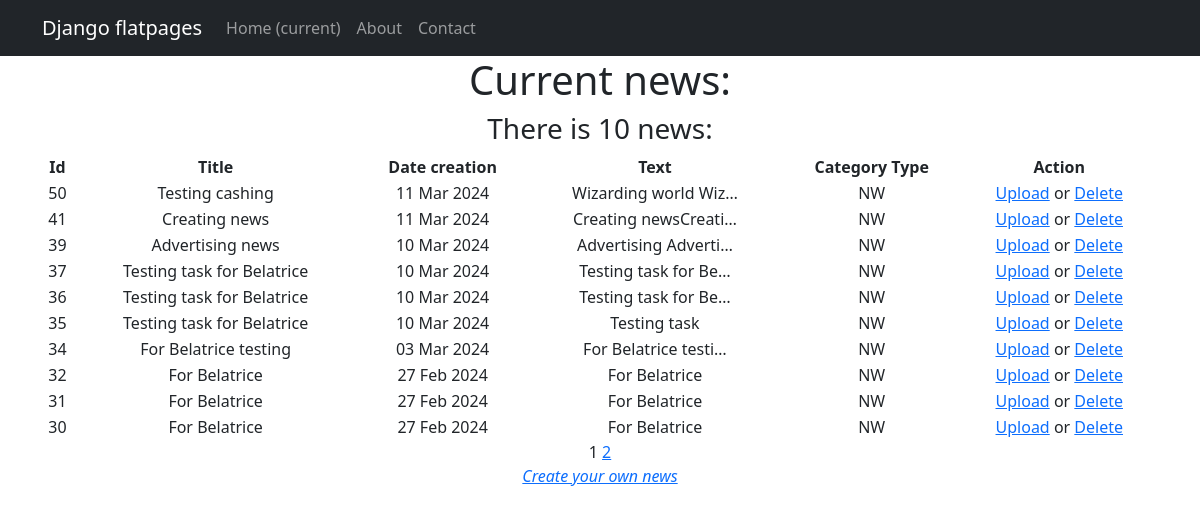
Page /news/ on the committed database.
### newapp/models.py (models this page shows, shortened)
class Post(models.Model):# содержать в себе статьи и новости, которые создают пользователи
    author = models.ForeignKey(Author, on_delete = models.CASCADE)# связь «один ко многим» с моделью Author;
    News = 'NW'# новость
    Article = 'AR'# статья
    CATEGORY_CHOICES = (
        (News, 'Новость'),
        (Article, 'Статья')
    )
    categoryType = models.CharField(max_length = 2, choices = CATEGORY_CHOICES, default = Article)# поле с выбором — «статья» или «новость»;
    dateCreation = models.DateTimeField(auto_now_add = True)# автоматически добавляемая дата и время создания;
    postCategory = models.ManyToManyField(Category, through= 'PostCategory')# связь «многие ко многим» с моделью Category (с дополнительной моделью PostCategory);
    title = models.CharField(max_length= 128) # заголовок статьи/новости;
    text = models.TextField() # текст статьи/новости;
    rating = models.SmallIntegerField(default=0)# рейтинг статьи/новости.

### newapp/views.py (the view)
# urls.py: path('', cache_page(60)(NewsList.as_view()), name='news_list'), #вернет функцию оборачиваемую в декоратор cache_page со временем кэширования 60 сек
class NewsList(ListView):
    model = Post
    ordering = '-dateCreation'
    template_name = 'news_list.html'
    context_object_name = 'news_list'
    paginate_by = 10  # вот так мы можем указать количество записей на странице

### newapp/templatetags/custom_filters.py (called while the page is built)
@register.filter()
def censor(value):
    for word in censor_list:
        value = value.replace(word[1:], '*' * len(word[1:])) #Строковый метод str.replace(old, new[, count]) вернет копию строки,
    return value # Возвращаемое функцией значение подставится в шаблон.

### newapp/templates/news_list.html (shortened to what this page needs)
{% extends 'flatpages/default.html' %}
{% load custom_filters %}
{% block content %}
<h1>Current news:</h1>
<h3>There is {{news_list|length}} news:</h3>
{% if news_list %}
    <table width="100%">
        <tr>
            <td> <b>Id </b> </td>
            <td> <b>Title </b> </td>
            <td> <b>Date creation</b> </td>
            <td> <b>Text</b> </td>
            <td> <b>Category Type</b> </td>
            <td> <b>Action</b> </td>
        </tr>
           {% for one_news in news_list %}
           <tr>
               <td>{{ one_news.id}}</td>
               <td>{{ one_news.title|censor }}</td>
               <td>{{ one_news.dateCreation|date:"d M Y"}}</td>
               <td>{{ one_news.text|truncatechars:20|censor}}</td>
               <td>{{ one_news.categoryType}}</td>
               <td><a href="{% url 'news_update' one_news.id %}">Upload</a> or <a href="{% url 'news_delete' one_news.id %}">Delete</a></td>
           </tr>
           {% endfor %}
    </table>
{% else %}
       <h2>No current news!</h2>
{% endif %}
   {{ page_obj.number }}
   {% if page_obj.has_next %}
       <a href="?page={{ page_obj.next_page_number }}">{{ page_obj.next_page_number }}</a>
   {% endif %}
<footer> <i><a href="{% url 'news_create'%}">Create your own news</a></i></footer>
{% endblock content%}

### newapp/templates/flatpages/default.html (shortened to what this page needs)
<!DOCTYPE html>
<html lang="en">
    <head>
        {% load static %}
        <link href="{% static 'css/styles.css' %}" rel="stylesheet" />
    </head>
    <body>
        {% load cache %}
        {% cache 500 navbar %}
<nav class="navbar navbar-expand-lg navbar-dark bg-dark static-top">
   <div class="container">
       <a class="navbar-brand" href="#">Django flatpages</a>
       <div class="collapse navbar-collapse" id="navbarResponsive">
           <ul class="navbar-nav ml-auto">
               <li class="nav-item active">
                   <a class="nav-link" href="#">Home
                       <span class="sr-only">(current)</span>
                   </a>
               </li>
               <li class="nav-item">
                   <a class="nav-link" href="/about/">About</a>
               </li>
               <li class="nav-item">
                   <a class="nav-link" href="/contacts/">Contact</a>
               </li>
           </ul>
       </div>
   </div>
</nav>
        {% endcache %}
        <div class="container">
            <div class="row">
                <div class="col-lg-12 text-center">
                    {% block content %}{% endblock content %}
                </div>
            </div>
        </div>
    </body>
</html>

### rows in the picture
Post: id "50", title|censor "Testing cashing", dateCreation "11 Mar 2024", text|censor "Wizarding world Wiz…", categoryType "NW"
Post: id "41", title|censor "Creating news", dateCreation "11 Mar 2024", text|censor "Creating newsCreati…", categoryType "NW"
Post: id "39", title|censor "Advertising news", dateCreation "10 Mar 2024", text|censor "Advertising Adverti…", categoryType "NW"
Post: id "37", title|censor "Testing task for Belatrice", dateCreation "10 Mar 2024", text|censor "Testing task for Be…", categoryType "NW"
Post: id "36", title|censor "Testing task for Belatrice", dateCreation "10 Mar 2024", text|censor "Testing task for Be…", categoryType "NW"
Post: id "35", title|censor "Testing task for Belatrice", dateCreation "10 Mar 2024", text|censor "Testing task", categoryType "NW"
Post: id "34", title|censor "For Belatrice testing", dateCreation "03 Mar 2024", text|censor "For Belatrice testi…", categoryType "NW"
Post: id "32", title|censor "For Belatrice", dateCreation "27 Feb 2024", text|censor "For Belatrice", categoryType "NW"
Post: id "31", title|censor "For Belatrice", dateCreation "27 Feb 2024", text|censor "For Belatrice", categoryType "NW"
Post: id "30", title|censor "For Belatrice", dateCreation "27 Feb 2024", text|censor "For Belatrice", categoryType "NW"

### other values in the picture
{{ news_list|length }} "10"
{{ page_obj.number }} "1"
{{ page_obj.next_page_number }} "2"
